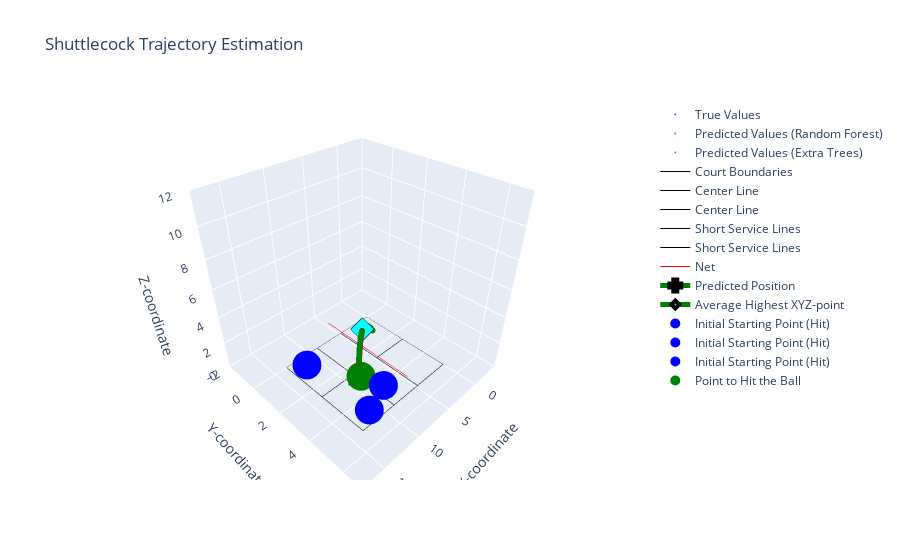

The code cell stored with this chart in its notebook:
### Markdown cell above
### ROBOT - Shuttlecock Trajectory Estimation

### Code cell
import plotly.graph_objects as go
# Define court dimensions
court_length_x = 13.4
court_length_y = 5.18
court_height_skybox = 10
court_height_net = 1.55
court_length_centerline = 4.68

def is_point_within_court(x, y, z, court_length_x, court_length_y, court_height_skybox):
    """
    Check if a point is within the court boundaries.
    
    Args:
        x (float): X-coordinate of the point
        y (float): Y-coordinate of the point
        z (float): Z-coordinate of the point
        court_length_x (float): Length of the court along the X-axis
        court_length_y (float): Length of the court along the Y-axis
        court_height_skybox (float): Height of the court's skybox
    
    Returns:
        bool: True if the point is within the court boundaries, False otherwise
    """
    return 0 <= x <= court_length_x and 0 <= y <= court_length_y and 0 <= z <= court_height_skybox


# Create the 3D scatter plot
fig = go.Figure(data=[
    go.Scatter3d(
        x=y_actual_coords['SHUTTLECOCK POSITIION IN AIR(X) metres'],
        y=y_actual_coords['SHUTTLECOCK POSITIION IN AIR(Y) metres'],
        z=y_actual_coords['SHUTTLECOCK POSITIION IN AIR(Z) metres'],
        mode='markers',
        name='True Values',
        marker=dict(color='blue', size=2),
        opacity=0.7
    ),
    go.Scatter3d(
        x=predicted_trajectory_points_RT[:, 0],
        y=predicted_trajectory_points_RT[:, 1],
        z=predicted_trajectory_points_RT[:, 2],
        mode='markers',
        name='Predicted Values (Random Forest)',
        marker=dict(color='red', size=2),
        opacity=0.7
    ),
    go.Scatter3d(
        x=predicted_trajectory_points_ET[:, 0],
        y=predicted_trajectory_points_ET[:, 1],
        z=predicted_trajectory_points_ET[:, 2],
        mode='markers',
        name='Predicted Values (Extra Trees)',
        marker=dict(color='green', size=2),
        opacity=0.7
    ),
])

# Set plot title and axis labels
fig.update_layout(
    title='Shuttlecock Trajectory Estimation',
    scene=dict(
        xaxis_title='X-coordinate',
        yaxis_title='Y-coordinate',
        zaxis_title='Z-coordinate',
        xaxis=dict(range=[-4, 18]),  # Set the range for X-axis
        yaxis=dict(range=[-2, 7]),   # Set the range for Y-axis
        zaxis=dict(range=[0, 12]),  # Set the range for Z-axis
        aspectmode='manual',         # Set the aspect mode to manual for custom scaling
        aspectratio=dict(x=1, y=1, z=1)  # Set the aspect ratio for equal scaling of axes
    )
)

# Add court lines to the plot
fig.add_trace(go.Scatter3d(
    x=[0, court_length_x, court_length_x, 0, 0],
    y=[0, 0, court_length_y, court_length_y, 0],
    z=[0, 0, 0, 0, 0],
    mode='lines',
    name='Court Boundaries',
    line=dict(color='black', width=1)
))

fig.add_trace(go.Scatter3d(
    x=[0, court_length_centerline, court_length_centerline, 0, 0],
    y=[court_length_y / 2, court_length_y / 2, court_length_y / 2, court_length_y / 2, court_length_y / 2],
    z=[0, 0, 0, 0, 0],
    mode='lines',
    name='Center Line',
    line=dict(color='black', width=1)
))

fig.add_trace(go.Scatter3d(
    x=[court_length_x - court_length_centerline, court_length_x],
    y=[court_length_y / 2, court_length_y / 2],
    z=[0, 0, 0, 0, 0],
    mode='lines',
    name='Center Line',
    line=dict(color='black', width=1)
))

fig.add_trace(go.Scatter3d(
    x=[court_length_centerline + 0.04, court_length_centerline + 0.04],
    y=[0, court_length_y],
    z=[0, 0],
    mode='lines',
    name='Short Service Lines',
    line=dict(color='black', width=1)
))

fig.add_trace(go.Scatter3d(
    x=[court_length_x - court_length_centerline - 0.04, court_length_x - court_length_centerline - 0.04],
    y=[0, court_length_y],
    z=[0, 0],
    mode='lines',
    name='Short Service Lines',
    line=dict(color='black', width=1)
))

fig.add_trace(go.Scatter3d(
    x=[court_length_x / 2, court_length_x / 2],
    y=[0, court_length_y],
    z=[court_height_net, court_height_net],
    mode='lines',
    name='Net',
    line=dict(color='red', width=1)
))

# Initialize variables
all_within_court_RT = True
all_within_court_ET = True
highest_xyz_points_RT = []
highest_xyz_points_ET = []
highest_z_index_RT = np.argmax(predicted_trajectory_points_RT[:, 2])
highest_z_index_ET = np.argmax(predicted_trajectory_points_ET[:, 2])

# Check if all predicted values for the RT group are within the court
for point in predicted_trajectory_points_RT:
    x, y, z = point
    if not is_point_within_court(x, y, z, court_length_x, court_length_y, court_height_skybox):
        all_within_court_RT = False
        break

# Check if all predicted values for the ET group are within the court
for point in predicted_trajectory_points_ET:
    x, y, z = point
    if not is_point_within_court(x, y, z, court_length_x, court_length_y, court_height_skybox):
        all_within_court_ET = False
        break

color = "red"
predict = True
placeholder="Initial Starting Point (Miss)"
            
if not (all_within_court_RT and all_within_court_ET):
    color = "black"
    predict = False
    placeholder="Initial Starting Point (OUT)"
        
highest_xyz_points_RT = predicted_trajectory_points_RT[-1]
highest_xyz_point_RT = predicted_trajectory_points_RT[highest_z_index_RT]
highest_xyz_points_ET = predicted_trajectory_points_ET[-1]
highest_xyz_point_ET = predicted_trajectory_points_ET[highest_z_index_ET]
    
# Average out the predicted XYZ points
average_xyz = np.mean([highest_xyz_points_RT, highest_xyz_points_ET], axis=0)
# Average out the highest XYZ points
average_highest_xyz = np.mean([highest_xyz_point_RT, highest_xyz_point_ET], axis=0)

# Print the count
print("Is predicted Regression Tree (RT) within court: ", all_within_court_RT)
print("Is predicted Extra Tree (ET) within court: ", all_within_court_ET)
# Print the average XYZ values
print("Average XYZ of Estimated Shuttlecock Position:", average_xyz)

# Add the average predicted X, Y, and Z points to the graph
fig.add_trace(go.Scatter3d(
    x=[average_xyz[0]],
    y=[average_xyz[1]],
    z=[average_xyz[2]],
    mode='lines+markers',
    name='Predicted Position',
    line=dict(color="green", width=5),
    marker=dict(symbol="cross", size=10, color="cyan", line=dict(color="black", width=4)),
    opacity=1
))

# Add the average highest X, Y, and Z points to the graph
fig.add_trace(go.Scatter3d(
    x=[average_highest_xyz[0]],
    y=[average_highest_xyz[1]],
    z=[average_highest_xyz[2]],
    mode='lines+markers',
    name='Average Highest XYZ-point',
    line=dict(color="green", width=5),
    marker=dict(symbol="diamond", size=6, color="cyan", line=dict(color="black", width=4)),
    opacity=1
))

# Calculate the height of the badminton racket from the ground
badminton_height = (120 / 100) - (0.17/2)  # -> 0.17/2 assuming we want to hit it somewhere in the middle of the top quarter

# Calculate the length and width of the robot
robot_length = 20.4 / 100  # Convert length from cm to meters
robot_width = 23 / 100  # Convert width from cm to meters

# Define the range for the initial starting position
x_range = [0, 4.72]
y_range = [0, 5.18]

# Define number of random positions to test
no_of_random_pos = 3

for i in range(no_of_random_pos):
    # Generate random initial starting position within the specified range
    random_initial_x = random.uniform(x_range[0], x_range[1])
    random_initial_y = random.uniform(y_range[0], y_range[1])

    # Calculate the position where the dummy robot should move to
    robot_x = court_length_x - average_xyz[0] - robot_length - random_initial_x
    robot_y = court_length_y - average_xyz[1] - robot_width - random_initial_y

    # Calculate the distance traveled by the robot
    robot_distance = np.sqrt(robot_x ** 2 + robot_y ** 2)
    # Calculate the time required for the robot to move to the position
    robot_movement_time = robot_distance / 3
    if (all_within_court_RT and all_within_court_ET):
        print("Distance: {:.2f} meters in {:.2f} seconds".format(robot_distance, robot_movement_time))

    # Calculate the adjusted z-coordinate for hitting the shuttlecock
    robot_z = average_highest_xyz[2] - badminton_height

    # Check if the average highest XYZ-point is within the court and the robot can reach the position before the ball drops
    if (
        average_xyz[0] >= 0
        and average_xyz[0] <= court_length_x
        and average_xyz[1] >= 0
        and average_xyz[1] <= court_length_y
        and average_highest_xyz[2] >= 0
        and average_highest_xyz[2] <= court_height_skybox
        and robot_movement_time <= 1.5
        and robot_z >= 0
    ):
        # Add the initial starting point of the dummy robot to the graph
        fig.add_trace(
            go.Scatter3d(
                x=[court_length_x - random_initial_x],
                y=[court_length_y - random_initial_y],
                z=[badminton_height],
                mode="markers",
                name="Initial Starting Point (Hit)",
                marker=dict(color="blue", size=10),
                opacity=1,
            )
        )

        # Calculate the (x, y) difference
        x_difference = robot_x
        y_difference = robot_y
        
        if (all_within_court_RT and all_within_court_ET):
            print(f"X difference: {x_difference}")
            print(f"Y difference: {y_difference}")
            print(f"Time required: {robot_movement_time} seconds")
            print("Able to reach and hit on time")
    else:
        # Add the initial starting point of the dummy robot to the graph
        fig.add_trace(
            go.Scatter3d(
                x=[court_length_x - random_initial_x],
                y=[court_length_y - random_initial_y],
                z=[badminton_height],
                mode="markers",
                name=placeholder,
                marker=dict(color=color, size=10),
                opacity=0.3,
            )
        )
        
        if (all_within_court_RT and all_within_court_ET):
            if robot_movement_time > 1.5:
                print(f"X difference: {x_difference}")
                print(f"Y difference: {y_difference}")
                print(f"Time required: {robot_movement_time} seconds")
                print("Cannot reach on time")
            else:
                print("Cannot hit")

if (all_within_court_RT and all_within_court_ET):
    # Add the point where the dummy robot can hit the ball to the graph
    fig.add_trace(
        go.Scatter3d(
            x=[court_length_x - random_initial_x - robot_x],
            y=[court_length_y - random_initial_y - robot_y],
            z=[badminton_height],
            mode="markers",
            name="Point to Hit the Ball",
            marker=dict(color="green", size=10),
            opacity=1,
        )
)

# Show the 3D plot
fig.show()

# Save the plot as an HTML file
offline.plot(fig, filename='interactive_models/robot_pred_normal_reg.html')

### Figure 1 — Plotly figure (JSON) as saved in the notebook; plotly's stock layout.template omitted (floating-point values rounded to 4 significant figures)
{"data": [{"marker": {"color": "blue", "size": 2}, "mode": "markers", "name": "True Values", "opacity": 0.7, "type": "scatter3d", "x": [4.076, 4.151, 4.227, 4.302, 4.376, 4.45, 4.524, 4.596, 4.668, 4.739, 4.811, 4.881, 4.952, 5.021, 5.09, 5.158, 5.226, 5.293, 5.36, 5.427, 5.493, 5.557, 5.622, 5.687, 5.75, 5.813, 5.876, 5.938, 6.0, 6.061, 6.119, 6.182, 6.241, 6.299, 6.357, 6.417, 6.473, 6.53, 6.588, 6.643, 6.698, 6.752, 6.806, 6.859, 6.912, 6.965, 7.016, 7.07, 7.119, 7.171, 7.221, 7.269, 7.317, 7.367, 7.415, 7.46, 7.509, 7.554, 7.601, 7.646, 7.689, 7.734, 7.778, 7.82, 7.864, 7.904, 7.946, 7.988, 8.028, 8.068, 8.109, 8.147, 8.186, 8.222, 8.263, 8.296, 8.333, 8.367, 8.404, 8.438, 8.472, 8.502, 8.54, 8.57, 8.603, 8.634, 8.667, 8.695, 8.725, 8.756, 8.784, 8.813, 8.841, 8.865, 8.892, 8.92, 8.947, 8.971, 8.994, 9.02, 9.043, 9.067, 9.089, 9.112, 9.129, 9.153, 9.172, 9.194, 9.212, 9.231, 9.25, 9.269, 9.284, 9.3, 9.317, 9.333, 9.348, 9.362, 9.376, 9.389, 9.402, 9.415], "y": [2.018, 2.035, 2.052, 2.07, 2.087, 2.104, 2.121, 2.138, 2.154, 2.171, 2.187, 2.203, 2.22, 2.236, 2.252, 2.267, 2.283, 2.298, 2.314, 2.329, 2.345, 2.359, 2.374, 2.389, 2.404, 2.419, 2.433, 2.448, 2.462, 2.476, 2.489, 2.504, 2.517, 2.531, 2.544, 2.558, 2.571, 2.584, 2.597, 2.61, 2.623, 2.635, 2.648, 2.66, 2.672, 2.684, 2.696, 2.709, 2.72, 2.732, 2.744, 2.755, 2.766, 2.777, 2.788, 2.799, 2.81, 2.821, 2.831, 2.842, 2.852, 2.862, 2.872, 2.882, 2.892, 2.901, 2.911, 2.921, 2.93, 2.939, 2.949, 2.957, 2.967, 2.975, 2.984, 2.992, 3.0, 3.008, 3.017, 3.025, 3.033, 3.039, 3.048, 3.055, 3.063, 3.07, 3.077, 3.084, 3.091, 3.098, 3.104, 3.111, 3.118, 3.123, 3.129, 3.136, 3.142, 3.148, 3.153, 3.159, 3.164, 3.17, 3.175, 3.18, 3.184, 3.19, 3.194, 3.199, 3.203, 3.208, 3.212, 3.216, 3.22, 3.224, 3.228, 3.231, 3.235, 3.238, 3.241, 3.244, 3.247, 3.25], "z": [1.664, 1.726, 1.786, 1.847, 1.905, 1.963, 2.019, 2.074, 2.127, 2.18, 2.233, 2.285, 2.332, 2.382, 2.43, 2.476, 2.521, 2.566, 2.611, 2.651, 2.694, 2.736, 2.777, 2.819, 2.858, 2.895, 2.931, 2.97, 3.003, 3.037, 3.073, 3.107, 3.14, 3.17, 3.2, 3.231, 3.26, 3.288, 3.316, 3.34, 3.368, 3.393, 3.417, 3.441, 3.463, 3.486, 3.507, 3.527, 3.543, 3.562, 3.58, 3.596, 3.611, 3.624, 3.638, 3.65, 3.661, 3.671, 3.681, 3.689, 3.694, 3.7, 3.705, 3.709, 3.708, 3.71, 3.708, 3.705, 3.699, 3.695, 3.688, 3.678, 3.669, 3.658, 3.643, 3.628, 3.612, 3.593, 3.571, 3.549, 3.524, 3.498, 3.47, 3.44, 3.406, 3.372, 3.334, 3.294, 3.253, 3.207, 3.161, 3.111, 3.059, 3.004, 2.948, 2.886, 2.824, 2.757, 2.688, 2.616, 2.541, 2.462, 2.381, 2.296, 2.206, 2.116, 2.018, 1.921, 1.818, 1.71, 1.6, 1.486, 1.367, 1.243, 1.115, 0.9844, 0.8496, 0.7099, 0.5628, 0.4127, 0.2605, 0.1017]}, {"marker": {"color": "red", "size": 2}, "mode": "markers", "name": "Predicted Values (Random Forest)", "opacity": 0.7, "type": "scatter3d", "x": [4.076, 4.152, 4.227, 4.302, 4.377, 4.45, 4.523, 4.596, 4.669, 4.741, 4.812, 4.882, 4.952, 5.023, 5.096, 5.154, 5.23, 5.295, 5.358, 5.431, 5.494, 5.559, 5.621, 5.689, 5.748, 5.814, 5.876, 5.938, 6.002, 6.074, 6.141, 6.179, 6.232, 6.308, 6.376, 6.425, 6.463, 6.531, 6.604, 6.66, 6.702, 6.73, 6.814, 6.879, 6.917, 6.953, 7.016, 7.079, 7.154, 7.181, 7.214, 7.256, 7.316, 7.384, 7.416, 7.456, 7.507, 7.561, 7.609, 7.649, 7.674, 7.709, 7.787, 7.831, 7.865, 7.9, 7.93, 7.972, 8.029, 8.079, 8.12, 8.148, 8.173, 8.199, 8.258, 8.301, 8.337, 8.362, 8.406, 8.428, 8.446, 8.483, 8.537, 8.567, 8.599, 8.624, 8.655, 8.686, 8.711, 8.758, 8.781, 8.809, 8.833, 8.859, 8.891, 8.918, 8.941, 8.96, 8.983, 9.02, 9.044, 9.059, 9.079, 9.113, 9.133, 9.15, 9.167, 9.195, 9.208, 9.226, 9.245, 9.266, 9.283, 9.297, 9.318, 9.331, 9.345, 9.361, 9.375, 9.387, 9.401, 9.41], "y": [2.016, 2.031, 2.046, 2.063, 2.076, 2.087, 2.102, 2.119, 2.125, 2.142, 2.158, 2.179, 2.187, 2.205, 2.225, 2.244, 2.258, 2.278, 2.284, 2.301, 2.319, 2.338, 2.351, 2.367, 2.381, 2.397, 2.408, 2.415, 2.428, 2.439, 2.457, 2.461, 2.474, 2.496, 2.515, 2.528, 2.53, 2.542, 2.565, 2.58, 2.595, 2.601, 2.623, 2.629, 2.635, 2.641, 2.657, 2.675, 2.696, 2.701, 2.705, 2.714, 2.727, 2.743, 2.749, 2.76, 2.77, 2.78, 2.792, 2.799, 2.807, 2.814, 2.834, 2.842, 2.847, 2.86, 2.878, 2.9, 2.918, 2.935, 2.951, 2.963, 2.973, 2.985, 2.998, 3.009, 3.018, 3.026, 3.035, 3.035, 3.04, 3.045, 3.054, 3.066, 3.08, 3.085, 3.094, 3.099, 3.106, 3.113, 3.12, 3.127, 3.131, 3.143, 3.155, 3.167, 3.172, 3.175, 3.174, 3.173, 3.182, 3.19, 3.198, 3.197, 3.2, 3.207, 3.201, 3.212, 3.216, 3.201, 3.227, 3.238, 3.222, 3.233, 3.232, 3.229, 3.228, 3.23, 3.255, 3.247, 3.241, 3.246], "z": [1.663, 1.726, 1.787, 1.847, 1.905, 1.963, 2.018, 2.073, 2.127, 2.181, 2.233, 2.284, 2.333, 2.383, 2.433, 2.473, 2.525, 2.568, 2.608, 2.655, 2.696, 2.738, 2.776, 2.819, 2.855, 2.895, 2.931, 2.968, 3.005, 3.046, 3.083, 3.104, 3.133, 3.174, 3.21, 3.235, 3.254, 3.288, 3.323, 3.349, 3.369, 3.382, 3.419, 3.448, 3.464, 3.479, 3.504, 3.528, 3.556, 3.565, 3.576, 3.59, 3.608, 3.628, 3.637, 3.647, 3.659, 3.67, 3.679, 3.686, 3.689, 3.694, 3.701, 3.703, 3.704, 3.705, 3.704, 3.701, 3.695, 3.687, 3.68, 3.673, 3.667, 3.66, 3.638, 3.62, 3.602, 3.59, 3.565, 3.55, 3.537, 3.508, 3.462, 3.436, 3.403, 3.376, 3.34, 3.3, 3.266, 3.195, 3.159, 3.111, 3.066, 3.013, 2.945, 2.884, 2.83, 2.78, 2.718, 2.61, 2.534, 2.483, 2.409, 2.278, 2.194, 2.121, 2.043, 1.903, 1.835, 1.734, 1.625, 1.496, 1.374, 1.271, 1.108, 0.9953, 0.8755, 0.7169, 0.5725, 0.43, 0.2652, 0.1795]}, {"marker": {"color": "green", "size": 2}, "mode": "markers", "name": "Predicted Values (Extra Trees)", "opacity": 0.7, "type": "scatter3d", "x": [4.076, 4.151, 4.227, 4.302, 4.376, 4.45, 4.524, 4.596, 4.668, 4.739, 4.811, 4.881, 4.952, 5.021, 5.09, 5.158, 5.226, 5.293, 5.36, 5.427, 5.493, 5.557, 5.622, 5.687, 5.75, 5.813, 5.876, 5.938, 6.0, 6.061, 6.119, 6.182, 6.241, 6.299, 6.357, 6.417, 6.473, 6.53, 6.588, 6.643, 6.698, 6.752, 6.806, 6.859, 6.912, 6.965, 7.016, 7.07, 7.119, 7.171, 7.221, 7.269, 7.317, 7.367, 7.415, 7.46, 7.509, 7.554, 7.601, 7.646, 7.689, 7.734, 7.778, 7.82, 7.864, 7.904, 7.946, 7.988, 8.028, 8.068, 8.109, 8.147, 8.186, 8.222, 8.263, 8.296, 8.333, 8.367, 8.404, 8.438, 8.472, 8.502, 8.54, 8.57, 8.603, 8.634, 8.667, 8.695, 8.725, 8.756, 8.784, 8.813, 8.841, 8.865, 8.892, 8.92, 8.947, 8.971, 8.994, 9.02, 9.043, 9.067, 9.089, 9.112, 9.129, 9.153, 9.172, 9.194, 9.212, 9.231, 9.25, 9.269, 9.284, 9.3, 9.317, 9.333, 9.348, 9.362, 9.376, 9.389, 9.402, 9.415], "y": [2.018, 2.035, 2.052, 2.07, 2.087, 2.104, 2.121, 2.138, 2.154, 2.171, 2.187, 2.203, 2.22, 2.236, 2.252, 2.267, 2.283, 2.298, 2.314, 2.329, 2.345, 2.359, 2.374, 2.389, 2.404, 2.419, 2.433, 2.448, 2.462, 2.476, 2.489, 2.504, 2.517, 2.531, 2.544, 2.558, 2.571, 2.584, 2.597, 2.61, 2.623, 2.635, 2.648, 2.66, 2.672, 2.684, 2.696, 2.709, 2.72, 2.732, 2.744, 2.755, 2.766, 2.777, 2.788, 2.799, 2.81, 2.821, 2.831, 2.842, 2.852, 2.862, 2.872, 2.882, 2.892, 2.901, 2.911, 2.921, 2.93, 2.939, 2.949, 2.957, 2.967, 2.975, 2.984, 2.992, 3.0, 3.008, 3.017, 3.025, 3.033, 3.039, 3.048, 3.055, 3.063, 3.07, 3.077, 3.084, 3.091, 3.098, 3.104, 3.111, 3.118, 3.123, 3.129, 3.136, 3.142, 3.148, 3.153, 3.159, 3.164, 3.17, 3.175, 3.18, 3.184, 3.19, 3.194, 3.199, 3.203, 3.208, 3.212, 3.216, 3.22, 3.224, 3.228, 3.231, 3.235, 3.238, 3.241, 3.244, 3.247, 3.25], "z": [1.664, 1.726, 1.786, 1.847, 1.905, 1.963, 2.019, 2.074, 2.127, 2.18, 2.233, 2.285, 2.332, 2.382, 2.43, 2.476, 2.521, 2.566, 2.611, 2.651, 2.694, 2.736, 2.777, 2.819, 2.858, 2.895, 2.931, 2.97, 3.003, 3.037, 3.073, 3.107, 3.14, 3.17, 3.2, 3.231, 3.26, 3.288, 3.316, 3.34, 3.368, 3.393, 3.417, 3.441, 3.463, 3.486, 3.507, 3.527, 3.543, 3.562, 3.58, 3.596, 3.611, 3.624, 3.638, 3.65, 3.661, 3.671, 3.681, 3.689, 3.694, 3.7, 3.705, 3.709, 3.708, 3.71, 3.708, 3.705, 3.699, 3.695, 3.688, 3.678, 3.669, 3.658, 3.643, 3.628, 3.612, 3.593, 3.571, 3.549, 3.524, 3.498, 3.47, 3.44, 3.406, 3.372, 3.334, 3.294, 3.253, 3.207, 3.161, 3.111, 3.059, 3.004, 2.948, 2.886, 2.824, 2.757, 2.688, 2.616, 2.541, 2.462, 2.381, 2.296, 2.206, 2.116, 2.018, 1.921, 1.818, 1.71, 1.6, 1.486, 1.367, 1.243, 1.115, 0.9844, 0.8496, 0.7099, 0.5628, 0.4127, 0.2605, 0.1017]}, {"line": {"color": "black", "width": 1}, "mode": "lines", "name": "Court Boundaries", "type": "scatter3d", "x": [0, 13.4, 13.4, 0, 0], "y": [0, 0, 5.18, 5.18, 0], "z": [0, 0, 0, 0, 0]}, {"line": {"color": "black", "width": 1}, "mode": "lines", "name": "Center Line", "type": "scatter3d", "x": [0, 4.68, 4.68, 0, 0], "y": [2.59, 2.59, 2.59, 2.59, 2.59], "z": [0, 0, 0, 0, 0]}, {"line": {"color": "black", "width": 1}, "mode": "lines", "name": "Center Line", "type": "scatter3d", "x": [8.72, 13.4], "y": [2.59, 2.59], "z": [0, 0, 0, 0, 0]}, {"line": {"color": "black", "width": 1}, "mode": "lines", "name": "Short Service Lines", "type": "scatter3d", "x": [4.72, 4.72], "y": [0, 5.18], "z": [0, 0]}, {"line": {"color": "black", "width": 1}, "mode": "lines", "name": "Short Service Lines", "type": "scatter3d", "x": [8.68, 8.68], "y": [0, 5.18], "z": [0, 0]}, {"line": {"color": "red", "width": 1}, "mode": "lines", "name": "Net", "type": "scatter3d", "x": [6.7, 6.7], "y": [0, 5.18], "z": [1.55, 1.55]}, {"line": {"color": "green", "width": 5}, "marker": {"color": "cyan", "line": {"color": "black", "width": 4}, "size": 10, "symbol": "cross"}, "mode": "lines+markers", "name": "Predicted Position", "opacity": 1, "type": "scatter3d", "x": [9.412], "y": [3.248], "z": [0.1406]}, {"line": {"color": "green", "width": 5}, "marker": {"color": "cyan", "line": {"color": "black", "width": 4}, "size": 6, "symbol": "diamond"}, "mode": "lines+markers", "name": "Average Highest XYZ-point", "opacity": 1, "type": "scatter3d", "x": [7.902], "y": [2.881], "z": [3.707]}, {"marker": {"color": "blue", "size": 10}, "mode": "markers", "name": "Initial Starting Point (Hit)", "opacity": 1, "type": "scatter3d", "x": [8.871], "y": [4.556], "z": [1.115]}, {"marker": {"color": "blue", "size": 10}, "mode": "markers", "name": "Initial Starting Point (Hit)", "opacity": 1, "type": "scatter3d", "x": [12.3], "y": [5.068], "z": [1.115]}, {"marker": {"color": "blue", "size": 10}, "mode": "markers", "name": "Initial Starting Point (Hit)", "opacity": 1, "type": "scatter3d", "x": [12.68], "y": [1.229], "z": [1.115]}, {"marker": {"color": "green", "size": 10}, "mode": "markers", "name": "Point to Hit the Ball", "opacity": 1, "type": "scatter3d", "x": [9.616], "y": [3.478], "z": [1.115]}], "layout": {"scene": {"aspectmode": "manual", "aspectratio": {"x": 1, "y": 1, "z": 1}, "xaxis": {"range": [-4, 18], "title": {"text": "X-coordinate"}}, "yaxis": {"range": [-2, 7], "title": {"text": "Y-coordinate"}}, "zaxis": {"range": [0, 12], "title": {"text": "Z-coordinate"}}}, "title": {"text": "Shuttlecock Trajectory Estimation"}}}
